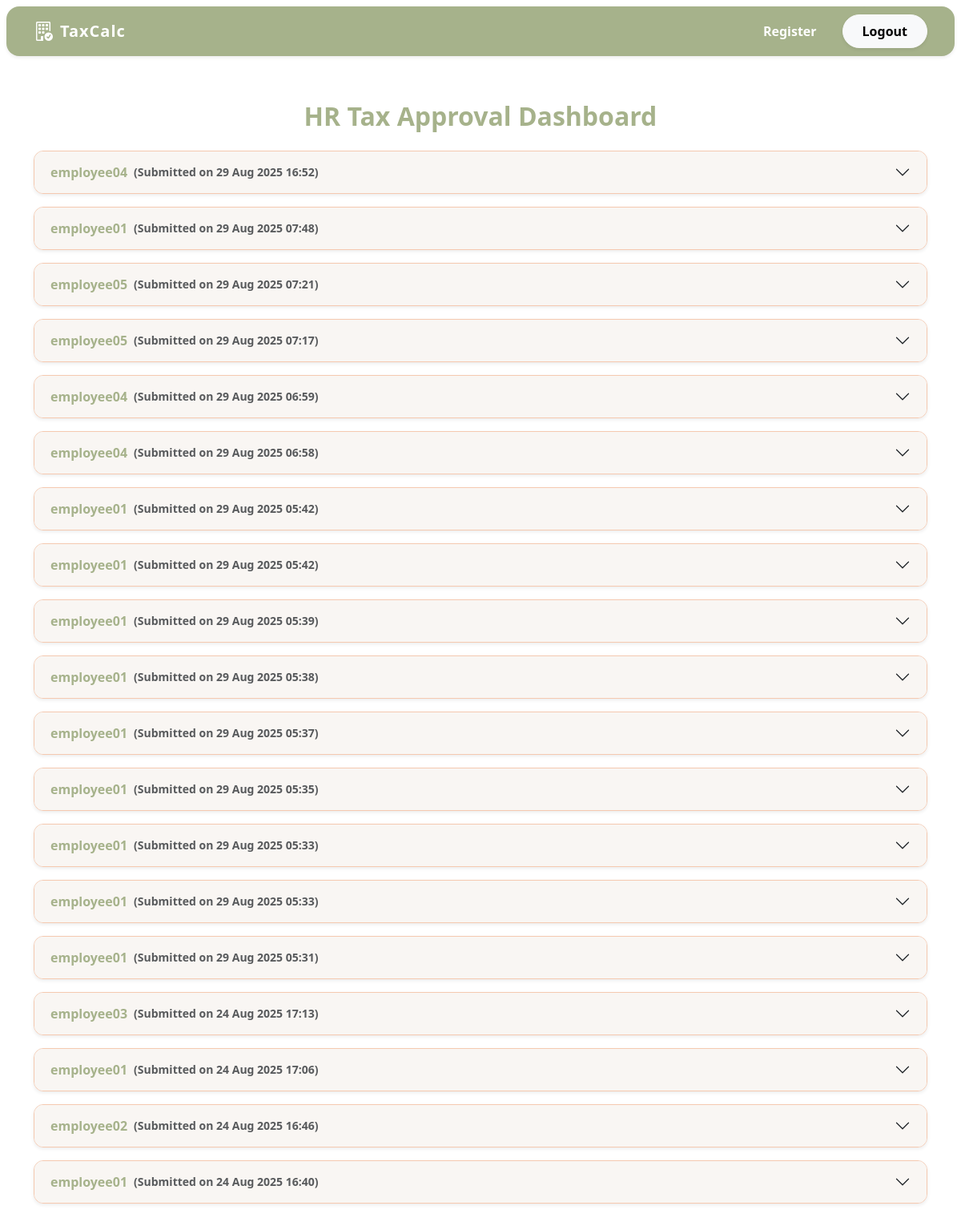
Screenshot of /hr_dashboard/ (signed in) with the database file from the repository.
### Tds/models.py (models this page shows, shortened)
class EmployeeTaxData(models.Model):
    user = models.ForeignKey(User, on_delete=models.CASCADE)
    Salary = models.DecimalField(max_digits=12, decimal_places=2)
    BasicSalary = models.DecimalField(max_digits=12, decimal_places=2)
    DearnessAllowance = models.DecimalField(max_digits=12, decimal_places=2)
    Conveyance_Max = models.DecimalField(max_digits=12, decimal_places=2)
    Conveyance_Utilized = models.DecimalField(max_digits=12, decimal_places=2)
    LeaveTA_Max = models.DecimalField(max_digits=12, decimal_places=2)
    LeaveTA_Utilized = models.DecimalField(max_digits=12, decimal_places=2)
    Children_Education_Allowance_Max = models.DecimalField(max_digits=12, decimal_places=2)
    Children_Education_Allowance_Utilized = models.DecimalField(max_digits=12, decimal_places=2)
    Business_Communication_Allowance_Max = models.DecimalField(max_digits=12, decimal_places=2)
    Business_Communication_Allowance_Utilized = models.DecimalField(max_digits=12, decimal_places=2)
    Attire_Allowance_Max = models.DecimalField(max_digits=12, decimal_places=2)
    Attire_Allowance_Utilized = models.DecimalField(max_digits=12, decimal_places=2)
    Petrol_Allowance_Max = models.DecimalField(max_digits=12, decimal_places=2)
    Petrol_Allowance_Utilized = models.DecimalField(max_digits=12, decimal_places=2)
    Furniture_Allowance_Max = models.DecimalField(max_digits=12, decimal_places=2)
    Furniture_Allowance_Utilized = models.DecimalField(max_digits=12, decimal_places=2)
    Food_Coupons_Max = models.DecimalField(max_digits=12, decimal_places=2)
    Food_Coupons_Utilized = models.DecimalField(max_digits=12, decimal_places=2)
    Medical_Reimbursement_Max = models.DecimalField(max_digits=12, decimal_places=2)
    Medical_Reimbursement_Utilized = models.DecimalField(max_digits=12, decimal_places=2)
    Exempted_HRA_amount = models.DecimalField(max_digits=12, decimal_places=2)
    Section80cUtilized = models.DecimalField(max_digits=12, decimal_places=2)
    Section80ccc_Utilized = models.DecimalField(max_digits=12, decimal_places=2)
    Section80cccd_Utilized = models.DecimalField(max_digits=12, decimal_places=2)
    Section80cccd1b_Utilized = models.DecimalField(max_digits=12, decimal_places=2)
    Section80cccd2_Utilized = models.DecimalField(max_digits=12, decimal_places=2)
    Section80d_Utilized = models.DecimalField(max_digits=12, decimal_places=2)
    Section_80DDType = models.CharField(max_length=20)
    Section80d_normal_Utilized = models.DecimalField(max_digits=12, decimal_places=2)
    Section80d_severe_Utilized = models.DecimalField(max_digits=12, decimal_places=2)
    Section80ddb_Type = models.CharField(max_length=20)
    Section80ddb_other_Utilized = models.DecimalField(max_digits=12, decimal_places=2)
    Section80ddb_seniorcitizen_Utilized = models.DecimalField(max_digits=12, decimal_places=2)
    Section_80e = models.DecimalField(max_digits=12, decimal_places=2)
    Section_80ee = models.DecimalField(max_digits=12, decimal_places=2)
    Section_80eea = models.DecimalField(max_digits=12, decimal_places=2)
    Section_80eeb = models.DecimalField(max_digits=12, decimal_places=2)
    Section_80G = models.DecimalField(max_digits=12, decimal_places=2)
    Section_80GGA = models.DecimalField(max_digits=12, decimal_places=2)
    Section_80GGB = models.DecimalField(max_digits=12, decimal_places=2)
    Section_80GGC = models.DecimalField(max_digits=12, decimal_places=2)
    Section_80rrb = models.DecimalField(max_digits=12, decimal_places=2)
    Section_80qqb = models.DecimalField(max_digits=12, decimal_places=2)
    Section_80tta = models.DecimalField(max_digits=12, decimal_places=2)
    Section_80ttb = models.DecimalField(max_digits=12, decimal_places=2)
    Section_80UType = models.CharField(max_length=20)
    Section_80u_Normal = models.DecimalField(max_digits=12, decimal_places=2)
    Section_80u_severe = models.DecimalField(max_digits=12, decimal_places=2)
    tax_old = models.DecimalField(max_digits=12, decimal_places=2, default=0)
    tax_new = models.DecimalField(max_digits=12, decimal_places=2, default=0)
    created_at = models.DateTimeField(auto_now_add=True)
    approved = models.BooleanField(default=False)

### Tds/views.py (the view)
# urls.py: path('hr_dashboard/', views.hr_dashboard, name='hr_dashboard'),
@login_required
def hr_dashboard(request):
    submissions = EmployeeTaxData.objects.select_related('user').order_by('-created_at')  # newest first
    employee_data = []
    for submission in submissions:
        try:
            documents_obj = submission.user.employee_documents
        except EmployeeDocument.DoesNotExist:
            documents_obj = None
        documents_dict = {}
        if documents_obj:
            for field in EmployeeDocument._meta.get_fields():
                if field.name.endswith("_Doc"):
                    file_obj = getattr(documents_obj, field.name)
                    if file_obj:
                        documents_dict[field.name] = {
                            "url": file_obj.url,
                            "name": file_obj.name.split('/')[-1]
                        }
        utilized_fields = {}
        for field in EmployeeTaxData._meta.get_fields():
            if field.name.endswith('_Utilized') or field.name in [
                'Salary', 'BasicSalary', 'DearnessAllowance', 'Exempted_HRA_amount', 'Section80cUtilized'
            ]:
                value = getattr(submission, field.name, None)
                if value is not None:
                    utilized_fields[field.verbose_name if hasattr(field, 'verbose_name') else field.name] = value
        employee_data.append({
            'employee': submission,
            'utilized_fields': utilized_fields,
            'documents': documents_dict
        })
    return render(request, 'hr_dashboard.html', {'employee_data': employee_data})

### Tds/templates/hr_dashboard.html (shortened to what this page needs)
{% extends 'base.html' %}
{% block content %}
<head>
</head>
<div class="container py-5">
    <h2 class="text-center mb-4" style="color: var(--color2); font-weight: 800;">HR Tax Approval Dashboard</h2>
    {% if employee_data %}
    <div class="accordion" id="employeeAccordion">
        {% for data in employee_data %}
        <div class="accordion-item mb-3 shadow-sm" style="border-radius: 12px; border:1px solid var(--color3);">
            <h2 class="accordion-header" id="heading{{ forloop.counter }}">
                <button class="accordion-button collapsed" type="button" data-bs-toggle="collapse"
                    data-bs-target="#collapse{{ forloop.counter }}" aria-expanded="false"
                    aria-controls="collapse{{ forloop.counter }}"
                    style="background: var(--color4); color: var(--color2); font-weight: 600;">
                    {{ data.employee.user.username }}
                    <small class="ms-2 text-muted">(Submitted on {{ data.employee.created_at|date:"d M Y H:i" }})</small>
                </button>
            </h2>
        </div>
        {% endfor %}
    </div>
    {% else %}
    <p class="text-center">No tax submissions yet.</p>
    {% endif %}
</div>
{% endblock %}

### Tds/templates/base.html (style rules this page uses)
:root { --color1: #1C352D; --color2: #A6B28B; --color3: #F5C9B0; --color4: #F9F6F3; }

### Tds/templates/hr_dashboard.html (style rules this page uses)
.accordion-item { border-radius: 12px !important; margin-bottom: 10px; overflow: hidden; }

### rows the page displays
EmployeeTaxData: employee.user.username "employee04", employee.created_at "29 Aug 2025 16:52"
EmployeeTaxData: employee.user.username "employee01", employee.created_at "29 Aug 2025 07:48"
EmployeeTaxData: employee.user.username "employee05", employee.created_at "29 Aug 2025 07:21"
EmployeeTaxData: employee.user.username "employee05", employee.created_at "29 Aug 2025 07:17"
EmployeeTaxData: employee.user.username "employee04", employee.created_at "29 Aug 2025 06:59"
EmployeeTaxData: employee.user.username "employee04", employee.created_at "29 Aug 2025 06:58"
EmployeeTaxData: employee.user.username "employee01", employee.created_at "29 Aug 2025 05:42"
EmployeeTaxData: employee.user.username "employee01", employee.created_at "29 Aug 2025 05:42"
EmployeeTaxData: employee.user.username "employee01", employee.created_at "29 Aug 2025 05:39"
EmployeeTaxData: employee.user.username "employee01", employee.created_at "29 Aug 2025 05:38"
EmployeeTaxData: employee.user.username "employee01", employee.created_at "29 Aug 2025 05:37"
EmployeeTaxData: employee.user.username "employee01", employee.created_at "29 Aug 2025 05:35"
EmployeeTaxData: employee.user.username "employee01", employee.created_at "29 Aug 2025 05:33"
EmployeeTaxData: employee.user.username "employee01", employee.created_at "29 Aug 2025 05:33"
EmployeeTaxData: employee.user.username "employee01", employee.created_at "29 Aug 2025 05:31"
EmployeeTaxData: employee.user.username "employee03", employee.created_at "24 Aug 2025 17:13"
EmployeeTaxData: employee.user.username "employee01", employee.created_at "24 Aug 2025 17:06"
EmployeeTaxData: employee.user.username "employee02", employee.created_at "24 Aug 2025 16:46"
EmployeeTaxData: employee.user.username "employee01", employee.created_at "24 Aug 2025 16:40"
